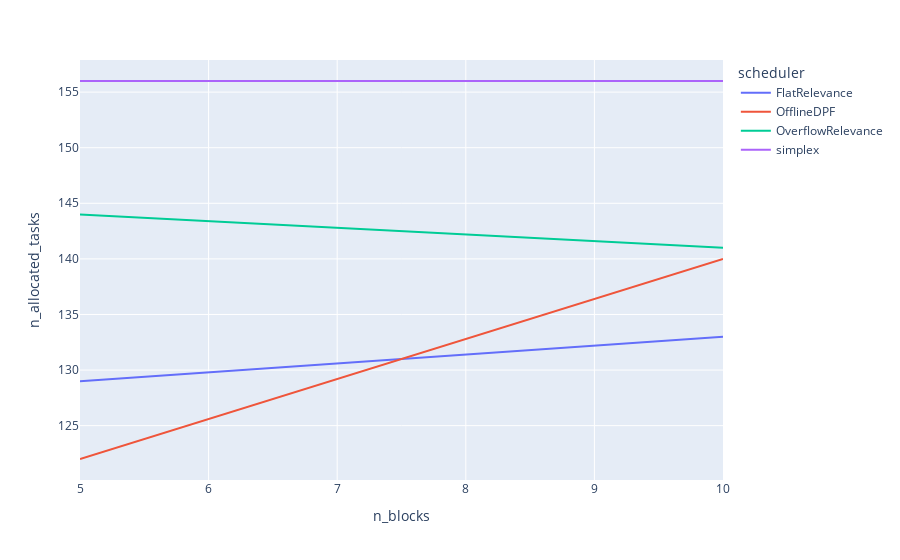

Notebook code cell kept with this figure:
### Code cell
px.line(df.query("n_laplace == 85 and n_gaussian == 85 and n_SubsampledGaussian == 85").sort_values(["n_blocks", "scheduler"]), x="n_blocks", y="n_allocated_tasks", color="scheduler")

### Figure 1 — Plotly figure (JSON) as saved in the notebook; plotly's stock layout.template omitted (floating-point values rounded to 4 significant figures)
{"data": [{"hovertemplate": "scheduler=FlatRelevance<br>n_blocks=%{x}<br>n_allocated_tasks=%{y}<extra></extra>", "legendgroup": "FlatRelevance", "line": {"color": "#636efa", "dash": "solid"}, "marker": {"symbol": "circle"}, "mode": "lines", "name": "FlatRelevance", "orientation": "v", "showlegend": true, "type": "scatter", "x": [5, 10], "xaxis": "x", "y": [129, 133], "yaxis": "y"}, {"hovertemplate": "scheduler=OfflineDPF<br>n_blocks=%{x}<br>n_allocated_tasks=%{y}<extra></extra>", "legendgroup": "OfflineDPF", "line": {"color": "#EF553B", "dash": "solid"}, "marker": {"symbol": "circle"}, "mode": "lines", "name": "OfflineDPF", "orientation": "v", "showlegend": true, "type": "scatter", "x": [5, 10], "xaxis": "x", "y": [122, 140], "yaxis": "y"}, {"hovertemplate": "scheduler=OverflowRelevance<br>n_blocks=%{x}<br>n_allocated_tasks=%{y}<extra></extra>", "legendgroup": "OverflowRelevance", "line": {"color": "#00cc96", "dash": "solid"}, "marker": {"symbol": "circle"}, "mode": "lines", "name": "OverflowRelevance", "orientation": "v", "showlegend": true, "type": "scatter", "x": [5, 10], "xaxis": "x", "y": [144, 141], "yaxis": "y"}, {"hovertemplate": "scheduler=simplex<br>n_blocks=%{x}<br>n_allocated_tasks=%{y}<extra></extra>", "legendgroup": "simplex", "line": {"color": "#ab63fa", "dash": "solid"}, "marker": {"symbol": "circle"}, "mode": "lines", "name": "simplex", "orientation": "v", "showlegend": true, "type": "scatter", "x": [5, 10], "xaxis": "x", "y": [156, 156], "yaxis": "y"}], "layout": {"autosize": true, "legend": {"title": {"text": "scheduler"}, "tracegroupgap": 0}, "margin": {"t": 60}, "xaxis": {"anchor": "y", "autorange": true, "domain": [0, 1], "range": [5, 10], "title": {"text": "n_blocks"}, "type": "linear"}, "yaxis": {"anchor": "x", "autorange": true, "domain": [0, 1], "range": [120.1, 157.9], "title": {"text": "n_allocated_tasks"}, "type": "linear"}}}
